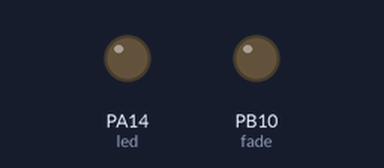
Simulated run of this program. Board: pyboard running MicroPython. On the bench: output pins drawn as LEDs (lit = HIGH). Library files of the repository ran but are not shown: 1 file(s).

Above: at 0.05 s.
At 1.65 s:
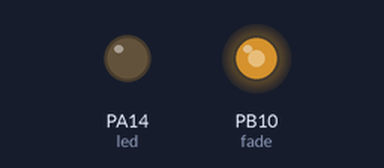
At 2.35 s:
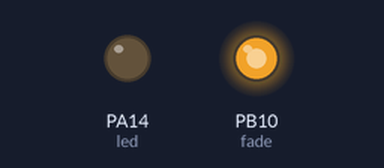
At 3.05 s:
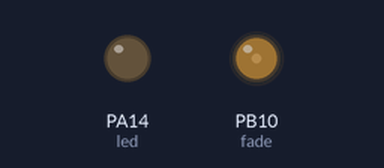
Timing chart, 0 to 7.4 s (numbered marks = the images above):
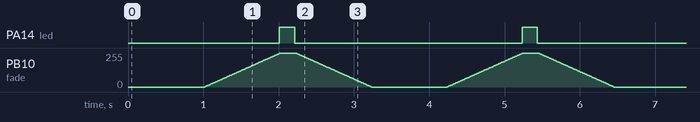

The program:

main.py
```python
# main.py -- put your code here!
#RIYAS VETTUKATTIL
import pyb
from pyb import Timer

led = pyb.Pin('PG14', pyb.Pin.OUT_PP)  # 4 is the blue LED

# toggle LED state every second using on() and off() methods
k=0

while True:
#  led.on()
  pyb.delay(5)
#  led.off()
  pyb.delay(5)
  fade = pyb.Pin('PB10', pyb.Pin.OUT_PP)  # 4 is the blue LED
  tim = Timer(2, freq=1000)
  ch = tim.channel(3, Timer.PWM, pin=fade )
  ch.pulse_width_percent(abs(k))
  if(k==0):
    pyb.delay(1000);
  k=k+1
  if(k==100):
    led.on()
    pyb.delay(200)
    led.off()
    k=-100
```

Measured:
- by itself, PA14 (led): alternates HIGH for 0.20 s and LOW for 3.0 s
